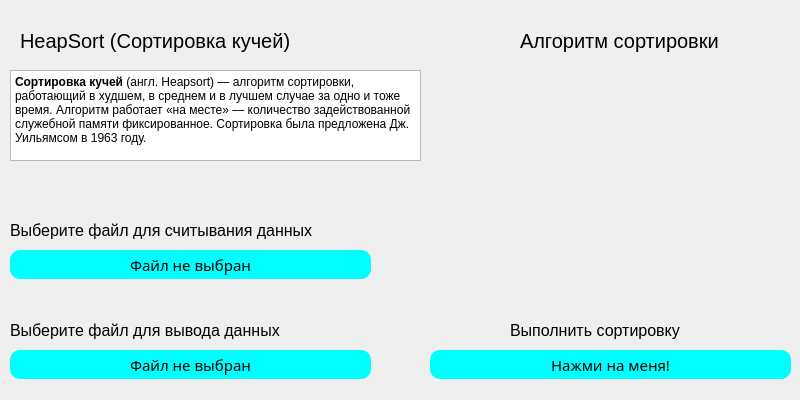
<?xml version="1.0" encoding="UTF-8"?>
<ui version="4.0">
 <class>Window_HeapSort</class>
 <widget class="QDialog" name="Window_HeapSort">
  <property name="geometry">
   <rect>
    <x>0</x>
    <y>0</y>
    <width>800</width>
    <height>400</height>
   </rect>
  </property>
  <property name="sizePolicy">
   <sizepolicy hsizetype="Fixed" vsizetype="Fixed">
    <horstretch>0</horstretch>
    <verstretch>0</verstretch>
   </sizepolicy>
  </property>
  <property name="minimumSize">
   <size>
    <width>800</width>
    <height>400</height>
   </size>
  </property>
  <property name="maximumSize">
   <size>
    <width>800</width>
    <height>400</height>
   </size>
  </property>
  <property name="font">
   <font>
    <pointsize>15</pointsize>
   </font>
  </property>
  <property name="windowTitle">
   <string>HeapSort</string>
  </property>
  <property name="styleSheet">
   <string notr="true">QPushButton{
	background-color: aqua;
	border-radius: 10px;
	color: black;
	border-style: solid;
	font-size: 15px;
}

QDialog{

}</string>
  </property>
  <widget class="QTextBrowser" name="textBrowser">
   <property name="geometry">
    <rect>
     <x>10</x>
     <y>70</y>
     <width>411</width>
     <height>91</height>
    </rect>
   </property>
   <property name="html">
    <string>&lt;!DOCTYPE HTML PUBLIC &quot;-//W3C//DTD HTML 4.0//EN&quot; &quot;http://www.w3.org/TR/REC-html40/strict.dtd&quot;&gt;
&lt;html&gt;&lt;head&gt;&lt;meta name=&quot;qrichtext&quot; content=&quot;1&quot; /&gt;&lt;meta charset=&quot;utf-8&quot; /&gt;&lt;style type=&quot;text/css&quot;&gt;
p, li { white-space: pre-wrap; }
hr { height: 1px; border-width: 0; }
li.unchecked::marker { content: &quot;\2610&quot;; }
li.checked::marker { content: &quot;\2612&quot;; }
&lt;/style&gt;&lt;/head&gt;&lt;body style=&quot; font-family:'Segoe UI'; font-size:15pt; font-weight:400; font-style:normal;&quot;&gt;
&lt;p style=&quot; margin-top:0px; margin-bottom:0px; margin-left:0px; margin-right:0px; -qt-block-indent:0; text-indent:0px;&quot;&gt;&lt;span style=&quot; font-size:9pt; font-weight:700;&quot;&gt;Сортировка кучей&lt;/span&gt;&lt;span style=&quot; font-size:9pt;&quot;&gt; (англ. Heapsort) — алгоритм сортировки, работающий в худшем, в среднем и в лучшем случае за одно и тоже время. Алгоритм работает «на месте» — количество задействованной служебной памяти фиксированное. Cортировка была предложена Дж. Уильямсом в 1963 году.&lt;/span&gt;&lt;/p&gt;&lt;/body&gt;&lt;/html&gt;</string>
   </property>
  </widget>
  <widget class="QLabel" name="label">
   <property name="geometry">
    <rect>
     <x>20</x>
     <y>20</y>
     <width>421</width>
     <height>41</height>
    </rect>
   </property>
   <property name="font">
    <font>
     <pointsize>15</pointsize>
     <fontweight>Black</fontweight>
    </font>
   </property>
   <property name="text">
    <string>HeapSort (Сортировка кучей)</string>
   </property>
  </widget>
  <widget class="QLabel" name="label_3">
   <property name="geometry">
    <rect>
     <x>520</x>
     <y>20</y>
     <width>421</width>
     <height>41</height>
    </rect>
   </property>
   <property name="font">
    <font>
     <pointsize>15</pointsize>
     <fontweight>Black</fontweight>
    </font>
   </property>
   <property name="text">
    <string>Алгоритм сортировки</string>
   </property>
  </widget>
  <widget class="QPushButton" name="pushButton_1">
   <property name="geometry">
    <rect>
     <x>10</x>
     <y>250</y>
     <width>361</width>
     <height>29</height>
    </rect>
   </property>
   <property name="font">
    <font>
     <family>Trebuchet MS</family>
     <pointsize>-1</pointsize>
    </font>
   </property>
   <property name="text">
    <string>Файл не выбран</string>
   </property>
  </widget>
  <widget class="QPushButton" name="pushButton_2">
   <property name="geometry">
    <rect>
     <x>10</x>
     <y>350</y>
     <width>361</width>
     <height>29</height>
    </rect>
   </property>
   <property name="font">
    <font>
     <family>Trebuchet MS</family>
     <pointsize>-1</pointsize>
    </font>
   </property>
   <property name="text">
    <string>Файл не выбран</string>
   </property>
  </widget>
  <widget class="QLabel" name="label_4">
   <property name="geometry">
    <rect>
     <x>10</x>
     <y>210</y>
     <width>421</width>
     <height>41</height>
    </rect>
   </property>
   <property name="font">
    <font>
     <pointsize>12</pointsize>
     <fontweight>Black</fontweight>
    </font>
   </property>
   <property name="text">
    <string>Выберите файл для считывания данных</string>
   </property>
  </widget>
  <widget class="QLabel" name="label_5">
   <property name="geometry">
    <rect>
     <x>10</x>
     <y>310</y>
     <width>381</width>
     <height>41</height>
    </rect>
   </property>
   <property name="font">
    <font>
     <pointsize>12</pointsize>
     <fontweight>Black</fontweight>
    </font>
   </property>
   <property name="text">
    <string>Выберите файл для вывода данных</string>
   </property>
  </widget>
  <widget class="QPushButton" name="pushButton_3">
   <property name="geometry">
    <rect>
     <x>430</x>
     <y>350</y>
     <width>361</width>
     <height>29</height>
    </rect>
   </property>
   <property name="font">
    <font>
     <family>Trebuchet MS</family>
     <pointsize>-1</pointsize>
    </font>
   </property>
   <property name="text">
    <string>Нажми на меня!</string>
   </property>
  </widget>
  <widget class="QLabel" name="label_6">
   <property name="geometry">
    <rect>
     <x>510</x>
     <y>310</y>
     <width>251</width>
     <height>41</height>
    </rect>
   </property>
   <property name="font">
    <font>
     <pointsize>12</pointsize>
     <fontweight>Black</fontweight>
    </font>
   </property>
   <property name="text">
    <string>Выполнить сортировку</string>
   </property>
  </widget>
  <widget class="QLabel" name="label_2">
   <property name="geometry">
    <rect>
     <x>495</x>
     <y>70</y>
     <width>280</width>
     <height>214</height>
    </rect>
   </property>
   <property name="text">
    <string/>
   </property>
  </widget>
 </widget>
 <resources/>
 <connections/>
</ui>
